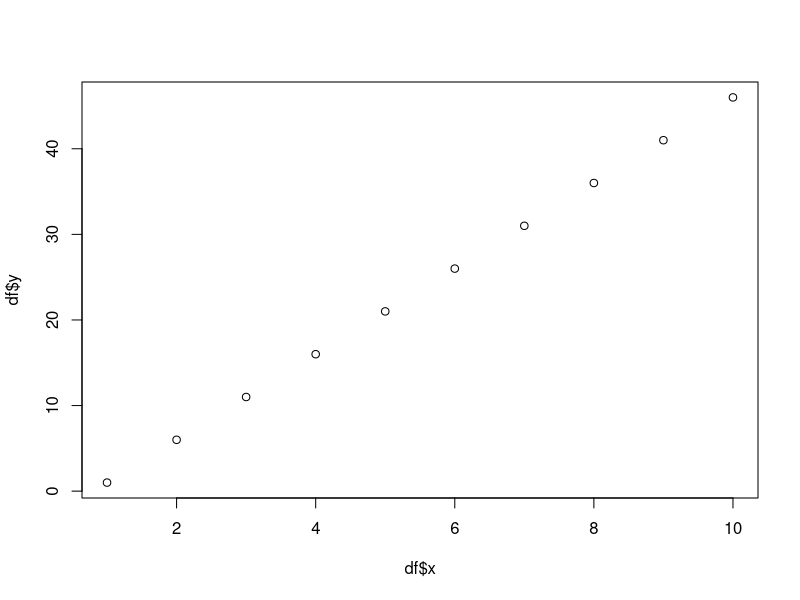
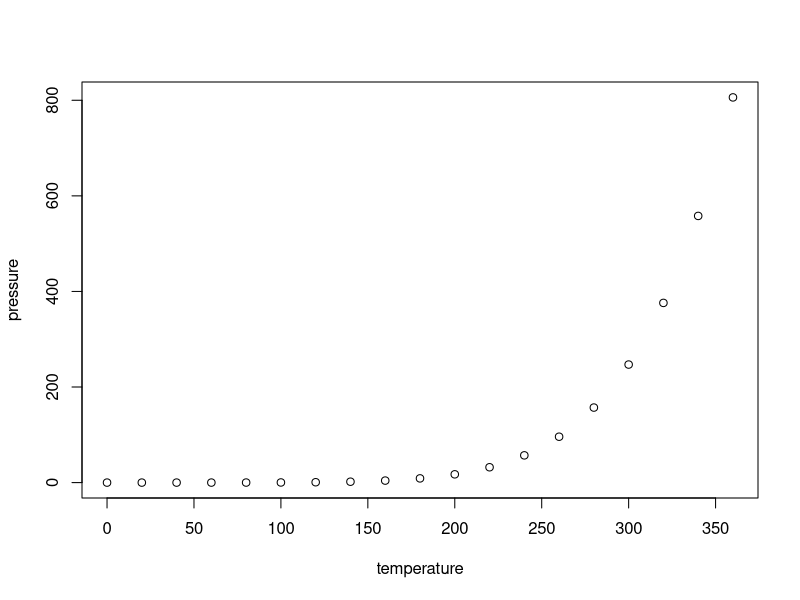

Here is the R script that generated these plots, in order:
## ---- chunk 1
knitr::opts_chunk$set(echo = TRUE)
x<- seq(1, 10, 1)
y<- seq(1, 50, 5)

df<- as.data.frame(cbind(x, y))

plot(df$x, df$y)
## ---- chunk 2
summary(cars)
## ---- chunk 3
plot(pressure)
## ---- chunk 4

